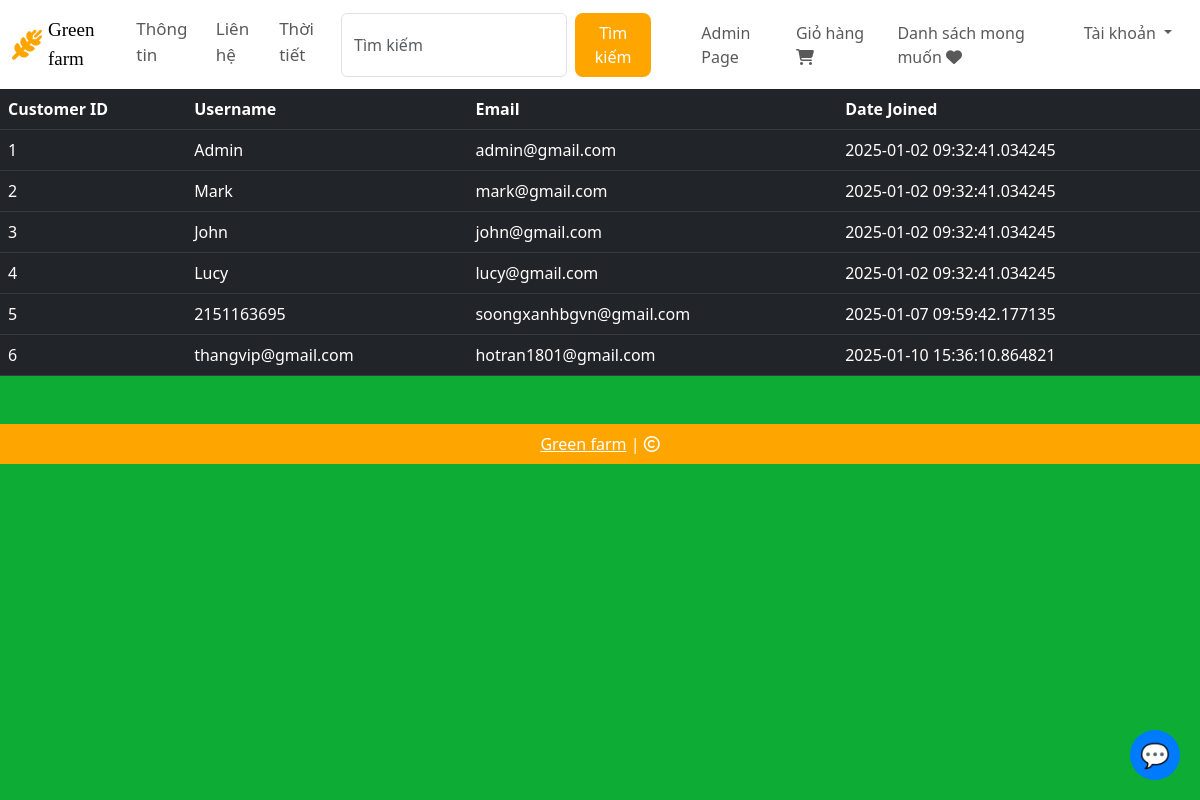
The page /customers (signed in) on the database as committed earlier.
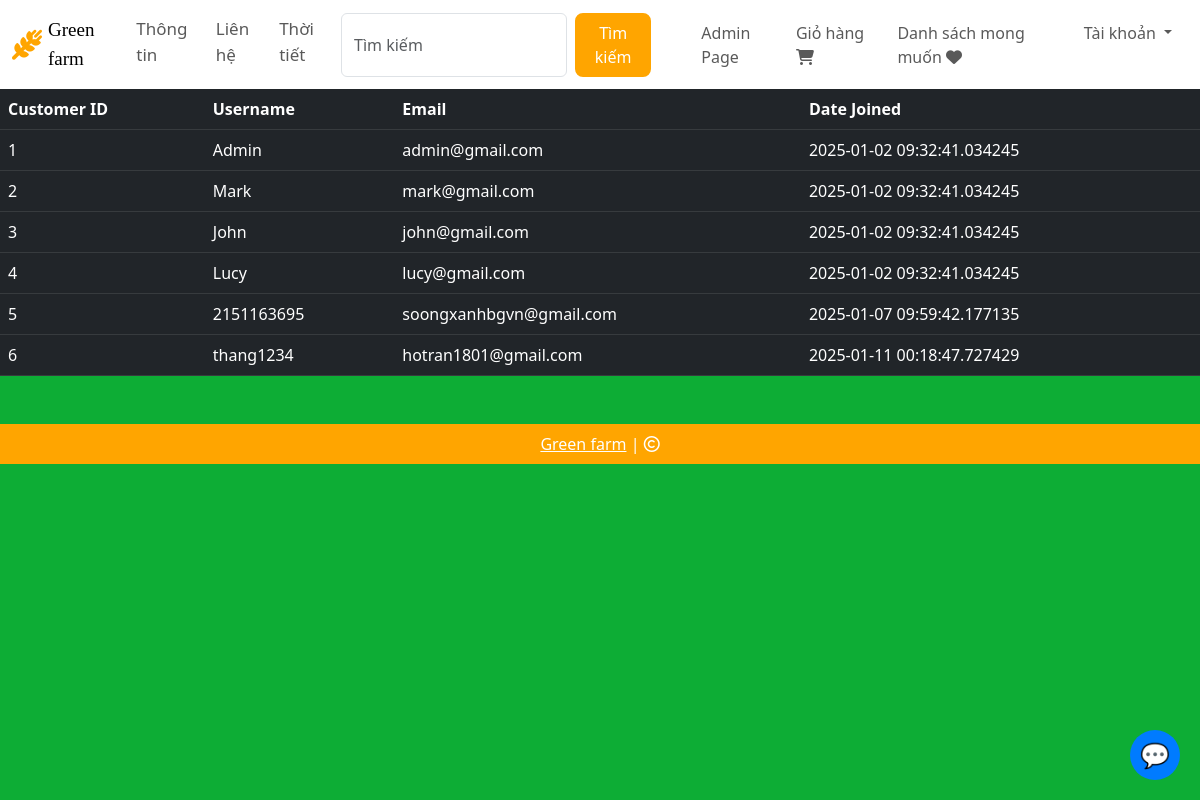
The same page on the database as committed later.
### website/models.py (models this page shows, shortened)
class Customer(db.Model, UserMixin):
    id = db.Column(db.Integer, primary_key=True)
    email = db.Column(db.String(100), unique=True)
    username = db.Column(db.String(100))
    password_hash = db.Column(db.String(150))
    date_joined = db.Column(db.DateTime(), default=datetime.utcnow)
    cart_items = db.relationship('Cart', backref=db.backref('customer', lazy=True))
    orders = db.relationship('Order', backref=db.backref('customer', lazy=True))
    @property
    def password(self):
        raise AttributeError('Password is not a readable Attribute')

### website/admin.py (the view)
@admin.route('/customers')
@login_required
def display_customers():
    if current_user.id == 1:
        customers = Customer.query.all()
        return render_template('customers.html', customers=customers)
    return render_template('404.html')

### website/templates/customers.html (shortened to what this page needs)
{% extends 'base.html' %}
{% block body %}
<table class="table table-dark table-hover">
    <thead>
        <tr>
            <th scope="col">Customer ID</th>
            <th scope="col">Username</th>
            <th scope="col">Email</th>
            <th scope="col">Date Joined</th>
        </tr>
    </thead>
    <tbody>
        {% for customer in customers %}
        <tr>
        <td>{{ customer.id }}</td>
        <td>{{ customer.username }}</td>
        <td>{{ customer.email }}</td>
        <td>{{ customer.date_joined }}</td>
        </tr>
        {% endfor %}
    </tbody>
</table>
{% endblock %}

### website/templates/base.html (shortened to what this page needs)
<!DOCTYPE html>
<html lang="en">
<head>
    <link rel="stylesheet" href="https://cdnjs.cloudflare.com/ajax/libs/bootstrap-icons/1.10.5/font/bootstrap-icons.min.css" />
    <link rel="stylesheet" href="{{ url_for('static', filename='css/all.min.css') }}">
    <link rel="stylesheet" href="{{ url_for('static', filename='css/bootstrap.min.css') }}">
    <link rel="stylesheet" href="{{ url_for('static', filename='css/style.css') }}">
</head>
<body style="background-color: rgb(13, 173, 53);">
    <nav class="navbar navbar-expand-lg" style="background-color: white;">
      <div class="container-fluid">
        <a class="navbar-brand" href="#" style="color: orange; font-size: 30px; margin-right: -2px;">
          <i class="fa-solid fa-wheat-awn"></i>
        </a>
        <div class="collapse navbar-collapse" id="navbarSupportedContent">
          <ul class="navbar-nav me-auto mb-2 mb-lg-0">
            <li class="nav-item">
              <a class="nav-link active" aria-current="page" href="/" style="font-family: cursive; font-size: 19px;">Green farm</a>
            </li>
            <li class="nav-item">
              <a class="nav-link text-grey" href="#" style="font-size: 17px;">Thông tin</a>
            </li>
            <li class="nav-item">
              <a class="nav-link text-grey" href="#" style="font-size: 17px;">Liên hệ</a>
            </li>
            <li class="nav-item">
              <a class="nav-link text-grey" href="/index" style="font-size: 17px;">Thời tiết</a>
            </li>
          </ul>
          <form class="d-flex" role="search" action="/search" style="margin-right: 50px;" method="POST">
            <input class="form-control me-2" name="search" type="search" placeholder="Tìm kiếm" aria-label="Tìm kiếm">
            <button class="btn" type="submit">Tìm kiếm</button>
          </form>
        </div>
            {% if session.get('is_admin') %}
            <a class="nav-link text-grey admin-page" href="/admin-page"> Admin Page</a>
            {% endif %}
        <ul class="navbar-nav me-auto mb-2 mb-lg-0">
          <li class="nav-item mx-2" id="items">
            {% if cart | length < 1 %}
            <a class="nav-link text-grey" href="/cart"> Giỏ hàng
              <i class="fa-solid fa-cart-shopping"></i>
            </a>
            {% else %}
            <a class="nav-link text-grey" href="/cart"><span class="badge bg-success"></span> Giỏ hàng
              <i class="bi bi-{{ cart | length }}-square-fill"></i>
            </a>
            {% endif %}
          </li>
          <li class="nav-item mx-2" id="items">
            <a class="nav-link text-grey" href="#"> Danh sách mong muốn
              <i class="fa-solid fa-heart"></i>
            </a>
          </li>
          <li class="nav-item dropdown mx-2">
            <a class="nav-link dropdown-toggle text-grey" href="#" role="button", id="profileDropdown"
            data-bs-toggle="dropdown" aria-hidden="false">
              Tài khoản
            </a>
          </li>
        </ul>
      </div>
    </nav>
    {% block body %}
    {% endblock %}
     <button id="open-chatbox">💬</button>
    <footer class="container-fluid  text-center p-2 mt-5" style="background-color: orange; color: white;">
      <a href="https://github.com/users/xuancu1103/projects/4" style="color: white;">Green farm</a> | <span>
        <i class="fa-sharp fa-regular fa-copyright"></i></span>
    </footer>
</body>
</body>
</html>

### website/static/css/style.css (style rules this page uses)
.d-flex .btn { background: orange; border: 2px solid orange; border-radius: 8px; color: #fff; }

### website/templates/base.html (style rules this page uses)
#open-chatbox { position: fixed; bottom: 20px; right: 20px; background-color: #007bff; color: white; border: none; border-radius: 50%; width: 50px; height: 50px; font-size: 24px; cursor: pointer; z-index: 10; }
.admin-page { color: rgb(0, 0, 0,0.65);; }

Rows that differ between the two databases and show on the page:
changed Customer "hotran1801@gmail.com": username "thangvip@gmail.com" → "thang1234"; date_joined "2025-01-10 15:36:10.864821" → "2025-01-11 00:18:47.727429"
